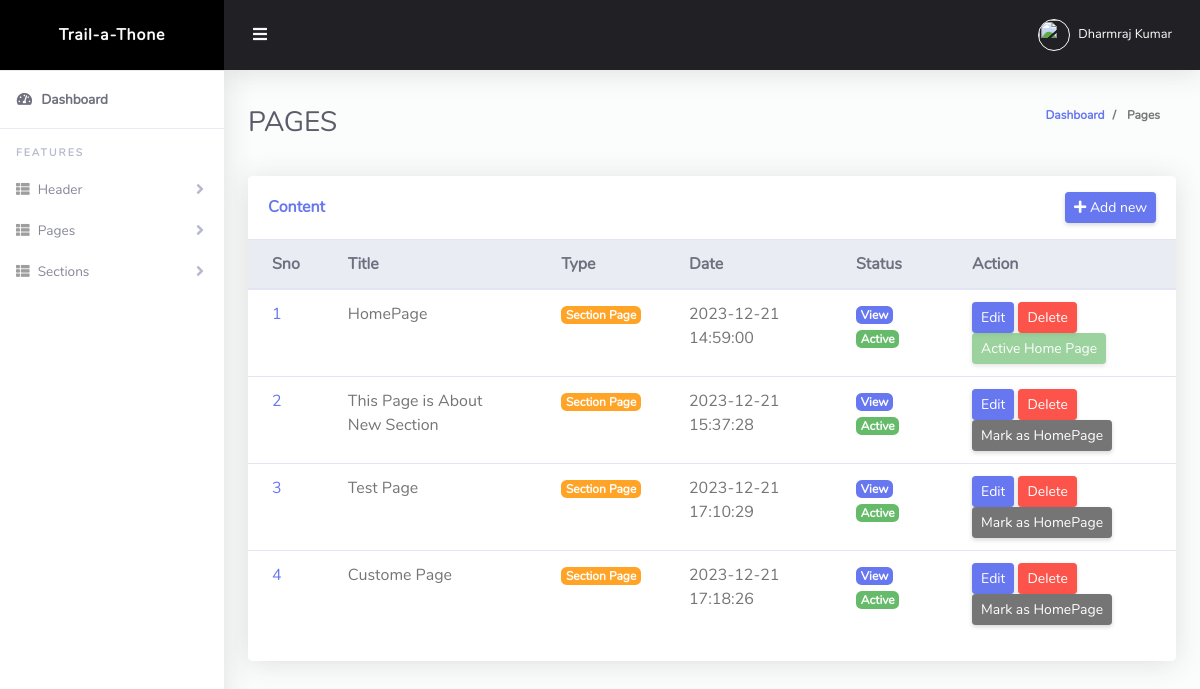
Page /admin/pages.php (signed in) on the earlier database version.
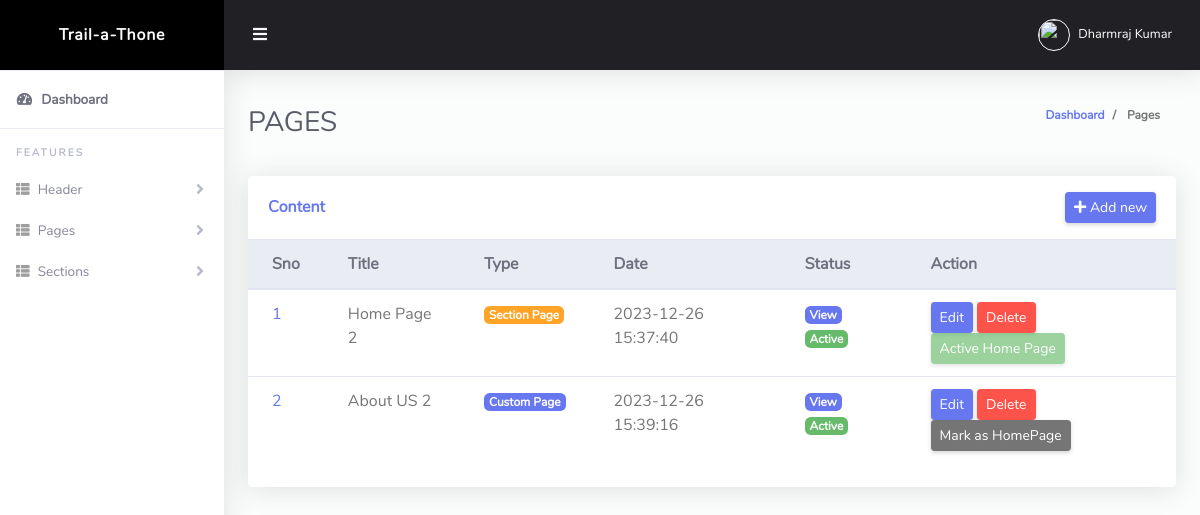
Same page on the later database version.
### tables this page shows
CREATE TABLE `grt_pages` (
  `id` int(11) NOT NULL,
  `page_type` tinyint(4) NOT NULL,
  `is_index_page` tinyint(4) NOT NULL DEFAULT 0,
  `page_title` varchar(200) NOT NULL,
  `is_custom` int(11) NOT NULL DEFAULT 0,
  `page_handler` varchar(200) NOT NULL,
  `page_short_desc` varchar(200) NOT NULL,
  `page_content` longtext NOT NULL,
  `created_date` timestamp NOT NULL DEFAULT current_timestamp(),
  `updated_date` timestamp NOT NULL DEFAULT current_timestamp() ON UPDATE current_timestamp()
);

### admin/config/class.php (called while the page is built, shortened)
<?php
class Db_functions
{
    private $servername = "localhost";
    private $username = "root";
    private $password = "";
    private $db_name = "grt_cms";
    protected $conn = "";
    public function __construct()
    {
        $this->conn = new mysqli($this->servername, $this->username, $this->password, $this->db_name);
    }
    function exe_query($sql_qry)
    {
        $qry = $this->conn->query($sql_qry);
        return $qry;
    }
    function data_fetch($qry)
    {
        $qry_exe = $this->exe_query($qry);
        if (mysqli_num_rows($qry_exe) > 0) {
            while ($data = mysqli_fetch_assoc($qry_exe)) {
                $array[] = $data;
            }
        } else {
            $array = 0;
        }
        return $array;
    }
}

### admin/pages.php (the view, shortened to what this page needs)
<?php
include "./header.php";
$data_page = new Db_functions();
$qry = "SELECT * FROM `grt_pages`";
$qry_res = $data_page->data_fetch($qry);
?>
<div class="row">
    <div class="col-lg-12 mb-4">
        <div class="card">
            <div class="card-header py-3 d-flex flex-row align-items-center justify-content-between">
                <h6 class="m-0 font-weight-bold text-primary">Content</h6>
                <a class="btn btn-primary btn-sm" href="./new_page">
                    <i class=" fa fa-plus"></i> Add new
                </a>
            </div>
            <div class="table-responsive">
                <table class="table align-items-center table-flush">
                    <thead class="thead-light">
                        <tr>
                            <th>Sno</th>
                            <th>Title</th>
                            <th>Type</th>
                            <th>Date</th>
                            <th>Status</th>
                            <th>Action</th>
                        </tr>
                    </thead>
                    <tbody>
                        <?php
                        $sno = 0;
                        if ($qry_res != 0) {
                            foreach ($qry_res as $key => $value) {
                                $sno++;
                        ?>
                                <tr>
                                    <td><a href="#"> <?= $sno ?> </a></td>
                                    <td> <?= $value['page_title'] ?> </td>
                                    <td>
                                        <span class="badge badge-<?= $value['is_custom'] == 0 ? "warning" : "primary" ?>"><?= $value['is_custom'] == 0 ? "Section Page" : "Custom Page" ?></span>
                                    </td>
                                    <td> <?= $value['created_date'] ?> </td>
                                    <td>
                                        <a href="../page?page_handler=<?= $value['page_handler'] ?>" class="badge badge-primary">View</a> <span class="badge badge-success">Active</span>
                                    </td>
                                    <td><a href="./page_edit?pageid=<?= $value['id'] ?>" class="btn btn-sm btn-primary">Edit</a>
                                        <button data-toggle="modal" data-target="#deleid_<?= $value['id'] ?>" class="btn btn-sm btn-danger">Delete</button>
                                        <button <?= $value['is_index_page'] == 1 ? 'disabled' : ''; ?> class="btn btn-sm btn-<?= $value['is_index_page'] == 1 ? 'success' : 'secondary' ?>" data-toggle="modal" data-target="#home_<?= $value['id'] ?>"> <?= $value['is_index_page'] == 1 ? 'Active Home Page' : 'Mark as HomePage' ?></button>
                                    </td>
                                </tr>
                        <?php }
                        } else {
                            echo "No Data Found";
                        }
                        ?>
                    </tbody>
                </table>
            </div>
            <div class="card-footer"></div>
        </div>
    </div>
</div>
<?php
include "./footer.php";
?>

Differences in the rows shown:
removed grt_pages: page_title "HomePage", is_custom "Section Page", created_date "2023-12-21 14:59:00", is_index_page "Active Home Page"
removed grt_pages: page_title "This Page is About New Section", is_custom "Section Page", created_date "2023-12-21 15:37:28", is_index_page "Mark as HomePage"
removed grt_pages: page_title "Test Page", is_custom "Section Page", created_date "2023-12-21 17:10:29", is_index_page "Mark as HomePage"
removed grt_pages: page_title "Custome Page", is_custom "Section Page", created_date "2023-12-21 17:18:26", is_index_page "Mark as HomePage"
added grt_pages: page_title "Home Page 2", is_custom "Section Page", created_date "2023-12-26 15:37:40", is_index_page "Active Home Page"
added grt_pages: page_title "About US 2", is_custom "Custom Page", created_date "2023-12-26 15:39:16", is_index_page "Mark as HomePage"
